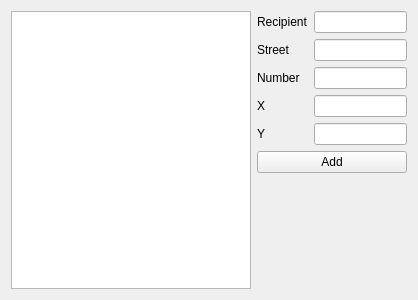
<?xml version="1.0" encoding="UTF-8"?>
<ui version="4.0">
 <class>Form</class>
 <widget class="QWidget" name="Form">
  <property name="geometry">
   <rect>
    <x>0</x>
    <y>0</y>
    <width>418</width>
    <height>300</height>
   </rect>
  </property>
  <property name="windowTitle">
   <string>Form</string>
  </property>
  <layout class="QHBoxLayout" name="horizontalLayout">
   <item>
    <widget class="QListWidget" name="listWidget"/>
   </item>
   <item>
    <layout class="QVBoxLayout" name="verticalLayout"/>
   </item>
   <item>
    <layout class="QFormLayout" name="formLayout_2">
     <item row="0" column="0">
      <widget class="QLabel" name="label_5">
       <property name="text">
        <string>Recipient</string>
       </property>
      </widget>
     </item>
     <item row="0" column="1">
      <widget class="QLineEdit" name="recipientEdit"/>
     </item>
     <item row="1" column="0">
      <widget class="QLabel" name="label_3">
       <property name="text">
        <string>Street</string>
       </property>
      </widget>
     </item>
     <item row="1" column="1">
      <widget class="QLineEdit" name="streetEdit"/>
     </item>
     <item row="2" column="0">
      <widget class="QLabel" name="label_4">
       <property name="text">
        <string>Number</string>
       </property>
      </widget>
     </item>
     <item row="3" column="0">
      <widget class="QLabel" name="label_2">
       <property name="text">
        <string>X </string>
       </property>
      </widget>
     </item>
     <item row="4" column="0">
      <widget class="QLabel" name="label">
       <property name="text">
        <string>Y</string>
       </property>
      </widget>
     </item>
     <item row="4" column="1">
      <widget class="QLineEdit" name="yEdit"/>
     </item>
     <item row="5" column="0" colspan="2">
      <widget class="QPushButton" name="addPackage">
       <property name="text">
        <string>Add</string>
       </property>
      </widget>
     </item>
     <item row="2" column="1">
      <widget class="QLineEdit" name="numberEdit"/>
     </item>
     <item row="3" column="1">
      <widget class="QLineEdit" name="xEdit"/>
     </item>
    </layout>
   </item>
  </layout>
 </widget>
 <resources/>
 <connections/>
</ui>
